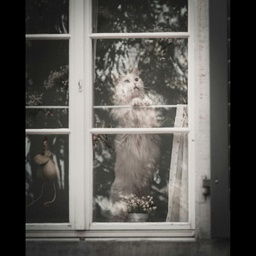
#> input picture CODE/ComputerVIsion/images/pexels-ahmetyuksek-21345810.jpg, 256 x 256 px, shrunk from 1024 x 1024 before the run; its folder holds only this picture in this run
$ jupyter execute binary_images.ipynb   (shell and % lines are left out)
#> lines starting #> are read from the running program, lines starting #| are printed output that depends on the picture; after the words box and inside, x2 and y2 are one past the last pixel; in counts of white or black regions, pixels touching at a corner belong together
# Binary Image Processing From Scratch

## Introduction
Binary image processing is a fundamental technique in computer vision that involves converting grayscale or color images into a binary (black and white) format. While this transformation might seem simple, it serves as the foundation for many advanced computer vision tasks and has numerous practical applications.

In this notebook, we'll implement various thresholding algorithms from scratch using pure NumPy, which will help us understand the mathematical and algorithmic foundations of binary image processing. Rather than relying on pre-built functions, we'll create our own implementations to gain deeper insights into how these algorithms work.

## Key Concepts Covered
- Understanding image thresholding fundamentals
- Implementing different thresholding techniques from scratch
- Comparing and analyzing various methods
- Exploring real-world applications

## Dependencies
We'll use minimal dependencies to focus on understanding core concepts:
- NumPy: For numerical computations
- Matplotlib: For visualization
- PIL (Python Imaging Library): For image loading

[cell 1]
# Import required libraries
import numpy as np
import matplotlib.pyplot as plt
from PIL import Image
import os
import random

# Configure matplotlib for better display in notebook
plt.style.use('seaborn')

# Set random seed for reproducibility
np.random.seed(42)

## Helper Functions

First we need to create some utility functions that will help develop and test our algoirthms:
1. Load and preprocess images
2. Display results for comparison
3. Analyze image characteristics

[cell 2]
def load_image(image_path):
    """Load and convert an image to grayscale.
    Returns:
        numpy.ndarray: Grayscale image array with values 0-255
    """
    try:
        with Image.open(image_path) as img:
#> img is the input picture: PIL image 256x256 RGB; mean R, G, B 87.1, 85.4, 81.2
            if img.mode != 'L':
                img = img.convert('L')
#> img: PIL image 256x256 L
            # Convert to numpy array and ensure correct dtype
            return np.array(img, dtype=np.uint8)
    except Exception as e:
        raise ValueError(f"Error processing image: {str(e)}")

def display_images(images, titles=None, figsize=(15, 5), cmap='gray',border_color='black', border_width=1):
    """Display images in a truly compact grid layout with maximum 4 images per row.

    This function creates a highly compact display by carefully controlling both the
    figure size and the spacing between subplots. It uses a combination of GridSpec
    and figure size calculations to ensure images are displayed with minimal gaps
    while maintaining readability.

    Args:
        images (list): List of images to display
        titles (list): Optional list of titles for each image
        figsize (tuple): Base figure size (width, height) used as a reference for calculations
        cmap (str): Colormap to use for displaying images
    """
    n = len(images)
    if titles is None:
        titles = [f'Image {i+1}' for i in range(n)]

    # Calculate grid dimensions
    cols = min(n, 4)
    rows = (n + cols - 1) // cols

    # Calculate figure size differently to ensure compact layout
    # Use the aspect ratio of the first image to maintain proportions
    sample_image = images[0]
    aspect_ratio = sample_image.shape[0] / sample_image.shape[1]

    # Base width calculation considering the number of columns
    base_unit = 4  # Base unit for size calculations
    fig_width = base_unit * cols
    fig_height = base_unit * aspect_ratio * rows

    # Create figure and GridSpec with tight spacing
    fig = plt.figure(figsize=(fig_width, fig_height))
    gs = plt.GridSpec(rows, cols, figure=fig,
                     left=0.01, right=0.99,
                     bottom=0.01, top=0.90,
                     wspace=0.01, hspace=0.15)

    # Create and populate subplots
    for idx in range(n):
        row = idx // cols
        col = idx % cols

        # Create subplot
        ax = fig.add_subplot(gs[row, col])

        # Display image without interpolation for sharper display
        ax.imshow(images[idx], cmap=cmap, interpolation='nearest')
        ax.set_title(titles[idx], pad=2, fontsize=14)

        # Remove all axes elements
        ax.set_xticks([])
        ax.set_yticks([])
        for spine in ax.spines.values():
                    spine.set_visible(True)  # Make sure spine is visible
                    spine.set_color(border_color)  # Set border color
                    spine.set_linewidth(border_width)  # Set border width

    plt.show()

def analyze_image(image):
    """Analyze basic characteristics of an image.

    Computes and returns useful statistics about the image:
    - Min and max pixel values
    - Mean and median intensity
    - Standard deviation of pixel values
    - Histogram data

    Returns:
        dict: Dictionary containing image statistics
    """
    stats = {
        'min': int(np.min(image)),
        'max': int(np.max(image)),
        'mean': float(np.mean(image)),
        'median': float(np.median(image)),
        'std': float(np.std(image))
    }

    # Compute histogram
    hist, bins = np.histogram(image.flatten(), bins=256, range=[0, 256])
    stats['histogram'] = hist
    stats['bins'] = bins

    return stats

def plot_histogram(image, title="Image Histogram", figsize=(10, 4)):
    """Plot the histogram of a grayscale image.

    Creates a visualization of the image's intensity distribution,
    which is crucial for understanding how to set thresholds.

    Args:
        image (numpy.ndarray): Input grayscale image
        title (str): Title for the plot
        figsize (tuple): Figure size
    """
    plt.figure(figsize=figsize)
    plt.hist(image.ravel(), bins=256, range=[0, 256], density=True, alpha=0.7)
    plt.title(title)
    plt.xlabel('Pixel Intensity')
    plt.ylabel('Frequency')
    plt.grid(True, alpha=0.3)
    plt.show()

def process_random_image(folder_path, algorithms, num_images=1, seed=None):
    """Process random images from a directory using specified algorithms.

    This function streamlines our testing workflow by:
    1. Randomly selecting images from a directory
    2. Applying multiple processing algorithms
    3. Displaying results side by side for comparison

    Args:
        folder_path (str): Path to the directory containing images
        algorithms (dict): Dictionary of {name: function} pairs for processing
                         Each function should take an image array as input
        num_images (int): Number of random images to process
        seed (int): Random seed for reproducibility

    Returns:
        list: List of processed image sets for further analysis if needed

    Example usage:
        algorithms = {
            'Basic Threshold': lambda img: basic_threshold(img, 127),
            'Adaptive': lambda img: adaptive_threshold(img)
        }
        process_random_image('../images', algorithms)
    """
    # Set random seed if provided
    if seed is not None:
        random.seed(seed)

    # Get list of valid image files
    valid_extensions = ('.jpg', '.jpeg', '.png', '.bmp', '.tiff')
    image_files = [
        f for f in os.listdir(folder_path)
        if f.lower().endswith(valid_extensions)
    ]

    if not image_files:
        raise ValueError(f"No valid images found in {folder_path}")

    # Process specified number of random images
    results = []
    for _ in range(num_images):
        image_file = random.choice(image_files)
        image_path = os.path.join(folder_path, image_file)

        original = load_image(image_path)

        # Apply each algorithm
        processed_images = [original]
        titles = ['Original']

        for name, algo in algorithms.items():
            try:
                processed = algo(original)
                processed_images.append(processed)
                titles.append(name)
            except Exception as e:
                print(f"Error applying {name}: {str(e)}")
#> this loop made 16 passes
#> pass 1, in process_random_image, `processed = algo(original)`:
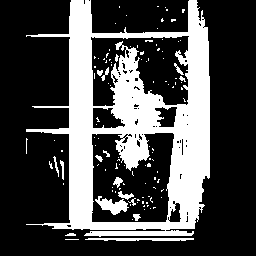
#> processed: shape (256, 256); 29.2% white; 115 white regions (99 under 20 px), largest, box (x1, y1, x2, y2) and area: (26, 0, 210, 237) 17705, (95, 196, 129, 215) 321, (85, 238, 194, 241) 274
#> pass 2, in process_random_image, `processed = algo(original)`:
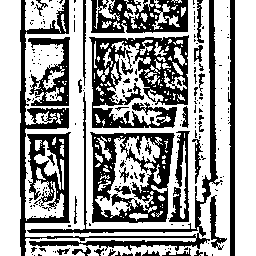
#> processed: shape (256, 256); 62.6% white; 211 black regions (172 under 20 px), largest, box (x1, y1, x2, y2) and area: (20, 0, 223, 256) 7788, (89, 35, 189, 128) 4845, (90, 132, 175, 223) 3759
#> pass 3, in process_random_image, `processed = algo(original)`:
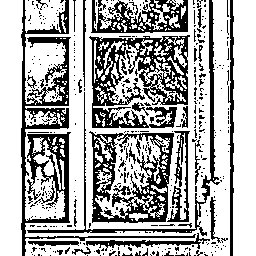
#> processed: shape (256, 256); 67.6% white; 422 black regions (386 under 20 px), largest, box (x1, y1, x2, y2) and area: (21, 0, 196, 256) 4779, (89, 35, 190, 128) 4450, (89, 131, 174, 223) 3298
#> after the loop, processed_images = 17 items; titles = ['Original', 'Simple (T=127)', 'Mean Adaptive', 'Gaussian Adaptive', 'Otsu', 'Multilevel', 'Local', 'Triangle', 'Entropy', 'ISODATA', 'Median', 'Quartile', 'K-means', 'Fuzzy', 'Bernsen', 'Mean-shift', 'Gradient']

        print(f"\nProcessing: {image_file}")

        plot_histogram(original, f"Histogram for {image_file}")
#> (the rest of the program and of its run is left out)
